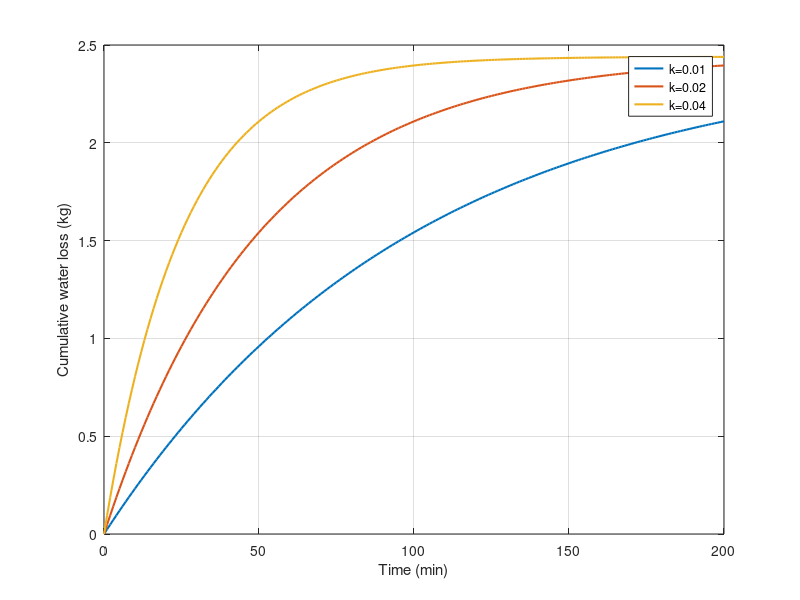

Recreate this plot in MATLAB.
% Synthetic illustration of the analytical drying model (not experimental data).
t=linspace(0,200,201)';A=2.44;k=[.01,.02,.04];
L=A*(-expm1(-t*k));plot(t,L,'LineWidth',1.5);grid on;
xlabel('Time (min)');ylabel('Cumulative water loss (kg)');
legend('k=0.01','k=0.02','k=0.04','Location','best');
fprintf('90%% removal times (min): %s\n',mat2str(log(10)./k,5));
